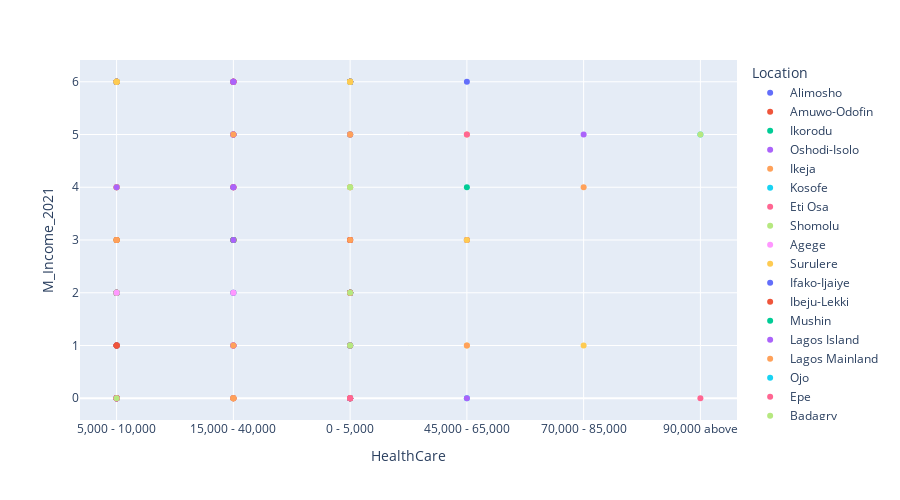

The notebook cell this image was saved under:
### Markdown cell above
Inference

Areas in Lagos State will be represented by three categories. The Higher Category ranging from 65,000 - 80,000, 85,000 - 100,000 and 100,000 above.  The medium Category ranging from 15,000 - 40,000, 45,000 - 60,000 and  65,000 - 80,000, and the lower Category ranging from 0 - 5,000, and  5,000 - 10,000. 

Areas in Lagos with Higher monthly cost of Electricity are; Lagos Island, Eti Osa, Ikeja, and Surulere

Areas in Lagos state with Medium monthly cost of Electricity are; Apapa, Lagos Island, Lagos Mainland, and Epe.

While Areas in Lagos state with low monthly cost of Electricity are; Badagry, Epe, Alomosho, Ikorodu, Ojo, Ibeju lekki, Ajeromi, Shomolu, lagos mainland and Epe.

### Code cell
# plotting a scatter graph that shows the relationship between Monthly HealthCare		 
# and Monthly Income using year 2021.
px.scatter(cl_df, y="M_Income_2021", x="HealthCare", color="Location", size_max=60, height=500,)

### Figure 1 — Plotly figure (JSON) as saved in the notebook; plotly's stock layout.template omitted (floating-point values rounded to 4 significant figures)
{"data": [{"hovertemplate": "Location=Alimosho<br>HealthCare=%{x}<br>M_Income_2021=%{y}<extra></extra>", "legendgroup": "Alimosho", "marker": {"color": "#636efa", "symbol": "circle"}, "mode": "markers", "name": "Alimosho", "orientation": "v", "showlegend": true, "type": "scatter", "x": ["5,000 - 10,000", "15,000 - 40,000", "0 - 5,000", "5,000 - 10,000", "0 - 5,000", "5,000 - 10,000", "5,000 - 10,000", "0 - 5,000", "45,000 - 65,000", "5,000 - 10,000", "15,000 - 40,000"], "xaxis": "x", "y": [0, 6, 6, 0, 6, 6, 0, 2, 6, 0, 6], "yaxis": "y"}, {"hovertemplate": "Location=Amuwo-Odofin<br>HealthCare=%{x}<br>M_Income_2021=%{y}<extra></extra>", "legendgroup": "Amuwo-Odofin", "marker": {"color": "#EF553B", "symbol": "circle"}, "mode": "markers", "name": "Amuwo-Odofin", "orientation": "v", "showlegend": true, "type": "scatter", "x": ["0 - 5,000", "15,000 - 40,000", "15,000 - 40,000", "0 - 5,000", "15,000 - 40,000", "0 - 5,000", "5,000 - 10,000", "5,000 - 10,000", "5,000 - 10,000", "5,000 - 10,000", "0 - 5,000", "0 - 5,000", "5,000 - 10,000", "5,000 - 10,000"], "xaxis": "x", "y": [6, 6, 5, 1, 0, 2, 2, 3, 2, 1, 6, 6, 6, 2], "yaxis": "y"}, {"hovertemplate": "Location=Ikorodu<br>HealthCare=%{x}<br>M_Income_2021=%{y}<extra></extra>", "legendgroup": "Ikorodu", "marker": {"color": "#00cc96", "symbol": "circle"}, "mode": "markers", "name": "Ikorodu", "orientation": "v", "showlegend": true, "type": "scatter", "x": ["5,000 - 10,000", "0 - 5,000", "5,000 - 10,000", "15,000 - 40,000", "0 - 5,000", "45,000 - 65,000", "0 - 5,000", "0 - 5,000", "0 - 5,000", "15,000 - 40,000", "0 - 5,000", "5,000 - 10,000", "5,000 - 10,000", "0 - 5,000", "5,000 - 10,000", "45,000 - 65,000", "5,000 - 10,000", "15,000 - 40,000", "15,000 - 40,000", "15,000 - 40,000", "5,000 - 10,000", "0 - 5,000", "5,000 - 10,000", "0 - 5,000", "0 - 5,000"], "xaxis": "x", "y": [6, 5, 6, 3, 6, 4, 0, 6, 2, 5, 2, 2, 6, 2, 2, 3, 6, 3, 6, 2, 1, 2, 1, 2, 2], "yaxis": "y"}, {"hovertemplate": "Location=Oshodi-Isolo<br>HealthCare=%{x}<br>M_Income_2021=%{y}<extra></extra>", "legendgroup": "Oshodi-Isolo", "marker": {"color": "#ab63fa", "symbol": "circle"}, "mode": "markers", "name": "Oshodi-Isolo", "orientation": "v", "showlegend": true, "type": "scatter", "x": ["0 - 5,000", "0 - 5,000", "5,000 - 10,000", "0 - 5,000", "5,000 - 10,000", "5,000 - 10,000", "5,000 - 10,000", "15,000 - 40,000", "15,000 - 40,000", "0 - 5,000"], "xaxis": "x", "y": [6, 2, 0, 6, 1, 6, 0, 4, 2, 2], "yaxis": "y"}, {"hovertemplate": "Location=Ikeja<br>HealthCare=%{x}<br>M_Income_2021=%{y}<extra></extra>", "legendgroup": "Ikeja", "marker": {"color": "#FFA15A", "symbol": "circle"}, "mode": "markers", "name": "Ikeja", "orientation": "v", "showlegend": true, "type": "scatter", "x": ["0 - 5,000", "15,000 - 40,000", "15,000 - 40,000", "15,000 - 40,000", "45,000 - 65,000", "0 - 5,000", "0 - 5,000", "15,000 - 40,000", "0 - 5,000", "5,000 - 10,000", "5,000 - 10,000", "5,000 - 10,000", "70,000 - 85,000", "0 - 5,000", "0 - 5,000", "5,000 - 10,000", "0 - 5,000", "0 - 5,000", "5,000 - 10,000", "5,000 - 10,000", "15,000 - 40,000", "45,000 - 65,000", "5,000 - 10,000", "5,000 - 10,000", "0 - 5,000", "5,000 - 10,000", "0 - 5,000", "5,000 - 10,000", "5,000 - 10,000", "0 - 5,000", "5,000 - 10,000", "5,000 - 10,000", "5,000 - 10,000", "5,000 - 10,000", "5,000 - 10,000"], "xaxis": "x", "y": [5, 1, 6, 3, 5, 6, 2, 1, 0, 1, 2, 0, 4, 4, 0, 1, 5, 0, 6, 0, 3, 3, 4, 0, 2, 2, 0, 3, 3, 6, 0, 6, 0, 2, 6], "yaxis": "y"}, {"hovertemplate": "Location=Kosofe<br>HealthCare=%{x}<br>M_Income_2021=%{y}<extra></extra>", "legendgroup": "Kosofe", "marker": {"color": "#19d3f3", "symbol": "circle"}, "mode": "markers", "name": "Kosofe", "orientation": "v", "showlegend": true, "type": "scatter", "x": ["0 - 5,000", "5,000 - 10,000", "0 - 5,000", "15,000 - 40,000", "0 - 5,000", "0 - 5,000", "0 - 5,000", "45,000 - 65,000", "15,000 - 40,000", "0 - 5,000", "5,000 - 10,000", "0 - 5,000", "0 - 5,000", "0 - 5,000", "90,000 above", "0 - 5,000", "5,000 - 10,000", "0 - 5,000", "5,000 - 10,000"], "xaxis": "x", "y": [0, 4, 1, 3, 1, 0, 6, 0, 6, 1, 3, 0, 0, 3, 5, 2, 6, 2, 0], "yaxis": "y"}, {"hovertemplate": "Location=Eti Osa<br>HealthCare=%{x}<br>M_Income_2021=%{y}<extra></extra>", "legendgroup": "Eti Osa", "marker": {"color": "#FF6692", "symbol": "circle"}, "mode": "markers", "name": "Eti Osa", "orientation": "v", "showlegend": true, "type": "scatter", "x": ["5,000 - 10,000", "0 - 5,000", "5,000 - 10,000", "0 - 5,000", "0 - 5,000", "5,000 - 10,000", "15,000 - 40,000", "15,000 - 40,000", "90,000 above", "0 - 5,000", "45,000 - 65,000", "15,000 - 40,000", "15,000 - 40,000", "0 - 5,000", "0 - 5,000", "15,000 - 40,000", "5,000 - 10,000", "5,000 - 10,000", "45,000 - 65,000", "5,000 - 10,000", "5,000 - 10,000", "5,000 - 10,000", "5,000 - 10,000", "15,000 - 40,000", "0 - 5,000", "15,000 - 40,000", "0 - 5,000", "5,000 - 10,000", "15,000 - 40,000", "0 - 5,000"], "xaxis": "x", "y": [1, 3, 2, 0, 1, 4, 4, 6, 0, 4, 5, 6, 6, 5, 3, 5, 4, 1, 3, 6, 0, 1, 0, 6, 0, 6, 0, 6, 1, 6], "yaxis": "y"}, {"hovertemplate": "Location=Shomolu<br>HealthCare=%{x}<br>M_Income_2021=%{y}<extra></extra>", "legendgroup": "Shomolu", "marker": {"color": "#B6E880", "symbol": "circle"}, "mode": "markers", "name": "Shomolu", "orientation": "v", "showlegend": true, "type": "scatter", "x": ["15,000 - 40,000", "0 - 5,000", "0 - 5,000", "0 - 5,000", "0 - 5,000", "0 - 5,000", "5,000 - 10,000", "0 - 5,000", "90,000 above", "0 - 5,000", "0 - 5,000", "5,000 - 10,000", "0 - 5,000"], "xaxis": "x", "y": [3, 4, 5, 2, 6, 2, 6, 2, 5, 2, 4, 2, 2], "yaxis": "y"}, {"hovertemplate": "Location=Agege<br>HealthCare=%{x}<br>M_Income_2021=%{y}<extra></extra>", "legendgroup": "Agege", "marker": {"color": "#FF97FF", "symbol": "circle"}, "mode": "markers", "name": "Agege", "orientation": "v", "showlegend": true, "type": "scatter", "x": ["5,000 - 10,000", "15,000 - 40,000", "0 - 5,000", "0 - 5,000", "5,000 - 10,000", "5,000 - 10,000", "15,000 - 40,000", "0 - 5,000", "0 - 5,000", "0 - 5,000"], "xaxis": "x", "y": [0, 1, 2, 2, 6, 2, 2, 2, 2, 2], "yaxis": "y"}, {"hovertemplate": "Location=Surulere<br>HealthCare=%{x}<br>M_Income_2021=%{y}<extra></extra>", "legendgroup": "Surulere", "marker": {"color": "#FECB52", "symbol": "circle"}, "mode": "markers", "name": "Surulere", "orientation": "v", "showlegend": true, "type": "scatter", "x": ["0 - 5,000", "15,000 - 40,000", "0 - 5,000", "0 - 5,000", "0 - 5,000", "0 - 5,000", "0 - 5,000", "0 - 5,000", "0 - 5,000", "15,000 - 40,000", "15,000 - 40,000", "5,000 - 10,000", "15,000 - 40,000", "0 - 5,000", "45,000 - 65,000", "15,000 - 40,000", "45,000 - 65,000", "5,000 - 10,000", "5,000 - 10,000", "5,000 - 10,000", "0 - 5,000", "0 - 5,000", "70,000 - 85,000", "15,000 - 40,000", "0 - 5,000", "0 - 5,000", "0 - 5,000", "0 - 5,000", "15,000 - 40,000", "15,000 - 40,000", "5,000 - 10,000"], "xaxis": "x", "y": [3, 1, 2, 0, 6, 2, 2, 6, 2, 3, 0, 3, 5, 3, 1, 3, 3, 4, 3, 1, 2, 6, 1, 4, 6, 6, 2, 2, 0, 0, 1], "yaxis": "y"}, {"hovertemplate": "Location=Ifako-Ijaiye<br>HealthCare=%{x}<br>M_Income_2021=%{y}<extra></extra>", "legendgroup": "Ifako-Ijaiye", "marker": {"color": "#636efa", "symbol": "circle"}, "mode": "markers", "name": "Ifako-Ijaiye", "orientation": "v", "showlegend": true, "type": "scatter", "x": ["5,000 - 10,000", "5,000 - 10,000", "0 - 5,000", "0 - 5,000", "5,000 - 10,000", "0 - 5,000", "0 - 5,000", "0 - 5,000", "0 - 5,000", "5,000 - 10,000", "5,000 - 10,000", "0 - 5,000", "5,000 - 10,000", "5,000 - 10,000"], "xaxis": "x", "y": [6, 2, 0, 6, 1, 2, 2, 6, 3, 6, 1, 0, 0, 6], "yaxis": "y"}, {"hovertemplate": "Location=Ibeju-Lekki<br>HealthCare=%{x}<br>M_Income_2021=%{y}<extra></extra>", "legendgroup": "Ibeju-Lekki", "marker": {"color": "#EF553B", "symbol": "circle"}, "mode": "markers", "name": "Ibeju-Lekki", "orientation": "v", "showlegend": true, "type": "scatter", "x": ["5,000 - 10,000", "15,000 - 40,000", "5,000 - 10,000", "0 - 5,000", "0 - 5,000", "5,000 - 10,000", "0 - 5,000", "5,000 - 10,000", "15,000 - 40,000", "5,000 - 10,000", "0 - 5,000", "5,000 - 10,000", "5,000 - 10,000", "15,000 - 40,000", "5,000 - 10,000"], "xaxis": "x", "y": [6, 0, 1, 3, 6, 1, 3, 0, 3, 1, 6, 3, 0, 4, 0], "yaxis": "y"}, {"hovertemplate": "Location=Mushin<br>HealthCare=%{x}<br>M_Income_2021=%{y}<extra></extra>", "legendgroup": "Mushin", "marker": {"color": "#00cc96", "symbol": "circle"}, "mode": "markers", "name": "Mushin", "orientation": "v", "showlegend": true, "type": "scatter", "x": ["15,000 - 40,000", "5,000 - 10,000", "0 - 5,000", "0 - 5,000", "0 - 5,000", "0 - 5,000", "0 - 5,000"], "xaxis": "x", "y": [3, 0, 6, 2, 2, 6, 2], "yaxis": "y"}, {"hovertemplate": "Location=Lagos Island<br>HealthCare=%{x}<br>M_Income_2021=%{y}<extra></extra>", "legendgroup": "Lagos Island", "marker": {"color": "#ab63fa", "symbol": "circle"}, "mode": "markers", "name": "Lagos Island", "orientation": "v", "showlegend": true, "type": "scatter", "x": ["15,000 - 40,000", "15,000 - 40,000", "0 - 5,000", "5,000 - 10,000", "0 - 5,000", "0 - 5,000", "5,000 - 10,000", "5,000 - 10,000", "15,000 - 40,000", "5,000 - 10,000", "0 - 5,000", "0 - 5,000", "0 - 5,000", "5,000 - 10,000", "15,000 - 40,000", "5,000 - 10,000", "15,000 - 40,000", "15,000 - 40,000", "15,000 - 40,000", "70,000 - 85,000", "5,000 - 10,000", "0 - 5,000", "0 - 5,000", "15,000 - 40,000", "0 - 5,000", "45,000 - 65,000", "0 - 5,000", "15,000 - 40,000", "15,000 - 40,000", "5,000 - 10,000", "0 - 5,000", "15,000 - 40,000", "5,000 - 10,000"], "xaxis": "x", "y": [1, 1, 1, 0, 6, 5, 2, 2, 0, 4, 6, 2, 0, 2, 6, 0, 5, 5, 5, 5, 6, 6, 0, 4, 2, 0, 6, 6, 3, 0, 6, 4, 0], "yaxis": "y"}, {"hovertemplate": "Location=Lagos Mainland<br>HealthCare=%{x}<br>M_Income_2021=%{y}<extra></extra>", "legendgroup": "Lagos Mainland", "marker": {"color": "#FFA15A", "symbol": "circle"}, "mode": "markers", "name": "Lagos Mainland", "orientation": "v", "showlegend": true, "type": "scatter", "x": ["0 - 5,000", "5,000 - 10,000", "0 - 5,000", "0 - 5,000", "0 - 5,000", "45,000 - 65,000", "5,000 - 10,000", "5,000 - 10,000", "0 - 5,000", "0 - 5,000", "0 - 5,000", "5,000 - 10,000", "15,000 - 40,000", "0 - 5,000", "5,000 - 10,000", "5,000 - 10,000", "5,000 - 10,000", "15,000 - 40,000", "15,000 - 40,000", "0 - 5,000", "0 - 5,000", "15,000 - 40,000", "5,000 - 10,000"], "xaxis": "x", "y": [0, 0, 2, 0, 2, 1, 0, 2, 5, 2, 1, 2, 5, 3, 2, 2, 3, 0, 1, 6, 1, 0, 6], "yaxis": "y"}, {"hovertemplate": "Location=Ojo<br>HealthCare=%{x}<br>M_Income_2021=%{y}<extra></extra>", "legendgroup": "Ojo", "marker": {"color": "#19d3f3", "symbol": "circle"}, "mode": "markers", "name": "Ojo", "orientation": "v", "showlegend": true, "type": "scatter", "x": ["0 - 5,000", "5,000 - 10,000", "0 - 5,000", "5,000 - 10,000"], "xaxis": "x", "y": [6, 2, 1, 2], "yaxis": "y"}, {"hovertemplate": "Location=Epe<br>HealthCare=%{x}<br>M_Income_2021=%{y}<extra></extra>", "legendgroup": "Epe", "marker": {"color": "#FF6692", "symbol": "circle"}, "mode": "markers", "name": "Epe", "orientation": "v", "showlegend": true, "type": "scatter", "x": ["0 - 5,000", "5,000 - 10,000", "0 - 5,000", "0 - 5,000", "5,000 - 10,000", "0 - 5,000", "5,000 - 10,000", "0 - 5,000"], "xaxis": "x", "y": [0, 2, 2, 6, 0, 1, 0, 0], "yaxis": "y"}, {"hovertemplate": "Location=Badagry<br>HealthCare=%{x}<br>M_Income_2021=%{y}<extra></extra>", "legendgroup": "Badagry", "marker": {"color": "#B6E880", "symbol": "circle"}, "mode": "markers", "name": "Badagry", "orientation": "v", "showlegend": true, "type": "scatter", "x": ["5,000 - 10,000", "5,000 - 10,000", "0 - 5,000", "5,000 - 10,000", "0 - 5,000", "0 - 5,000", "0 - 5,000"], "xaxis": "x", "y": [0, 2, 1, 6, 6, 6, 2], "yaxis": "y"}, {"hovertemplate": "Location=Ajeromi-Ifelodun<br>HealthCare=%{x}<br>M_Income_2021=%{y}<extra></extra>", "legendgroup": "Ajeromi-Ifelodun", "marker": {"color": "#FF97FF", "symbol": "circle"}, "mode": "markers", "name": "Ajeromi-Ifelodun", "orientation": "v", "showlegend": true, "type": "scatter", "x": ["5,000 - 10,000"], "xaxis": "x", "y": [2], "yaxis": "y"}, {"hovertemplate": "Location=Apapa<br>HealthCare=%{x}<br>M_Income_2021=%{y}<extra></extra>", "legendgroup": "Apapa", "marker": {"color": "#FECB52", "symbol": "circle"}, "mode": "markers", "name": "Apapa", "orientation": "v", "showlegend": true, "type": "scatter", "x": ["0 - 5,000", "5,000 - 10,000", "5,000 - 10,000", "5,000 - 10,000", "0 - 5,000"], "xaxis": "x", "y": [6, 6, 6, 6, 6], "yaxis": "y"}], "layout": {"height": 500, "legend": {"title": {"text": "Location"}, "tracegroupgap": 0}, "margin": {"t": 60}, "xaxis": {"anchor": "y", "domain": [0, 1], "title": {"text": "HealthCare"}}, "yaxis": {"anchor": "x", "domain": [0, 1], "title": {"text": "M_Income_2021"}}}}
